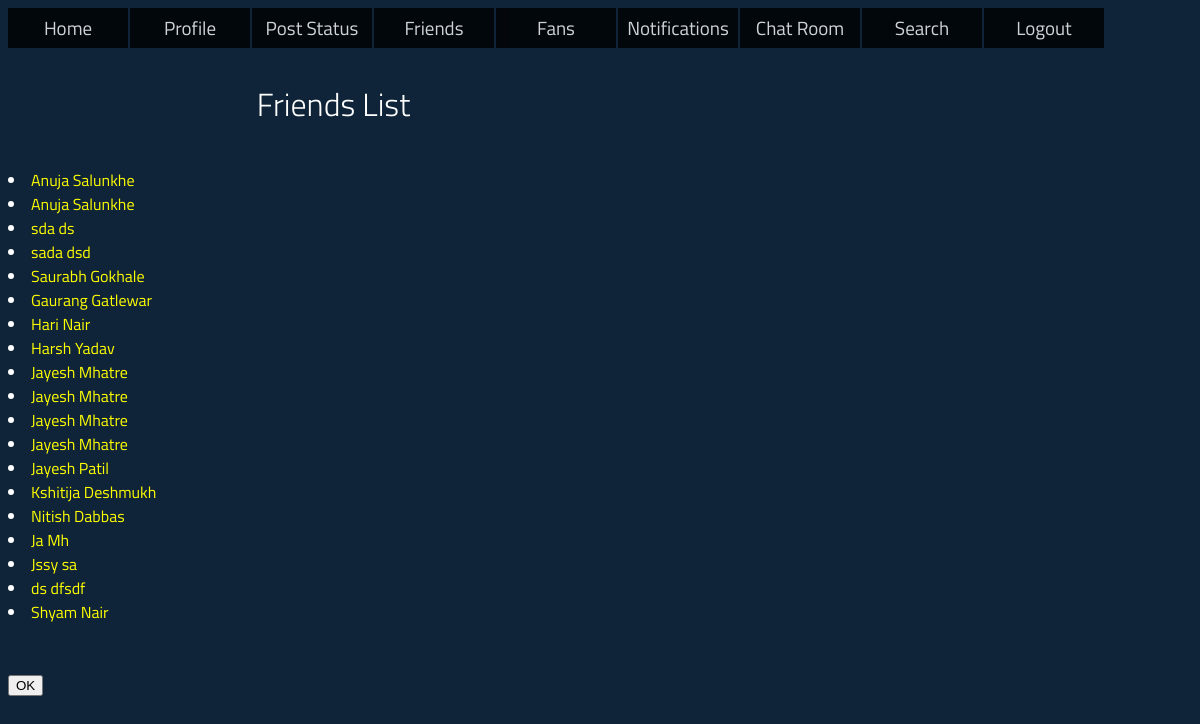
/login-system/members.php (signed in), run on the app's committed database.
### tables this page shows
CREATE TABLE `users` (
  `FirstName` varchar(30) DEFAULT NULL,
  `LastName` varchar(30) DEFAULT NULL,
  `username` varchar(15) NOT NULL,
  `password` varchar(15) DEFAULT NULL,
  `age` int(11) DEFAULT NULL,
  `city` varchar(20) DEFAULT NULL,
  `EmailId` varchar(50) DEFAULT NULL,
  `Interests` varchar(100) DEFAULT NULL,
  `privacy` int(11) DEFAULT NULL,
  `country` varchar(20) DEFAULT NULL,
  `State` varchar(100) DEFAULT NULL,
  `photo` longblob,
  PRIMARY KEY (`username`),
  KEY `city` (`city`,`country`)
);

### login-system/members.php (the view, shortened to what this page needs)
<?php
$conn = new mysqli("localhost", "root", "jayesh", "project");
if ( $_SESSION['logged_in'] != 1 ) {
  $_SESSION['message'] = "You must log in before viewing your profile page!";
  header("location: error.php");
}
else {
$sql = "select * from users";
$query = mysqli_query($conn,$sql);
}
?>
<!DOCTYPE html>
<html>
<head>
  <?php include ('navigation.php'); ?>
</head>
<body><br><br>
    <br><form method="post" autocomplete="off" action="profile1.php">
        <div style="width:55%">
    <h1>Friends List</h1>
        <?php while ($row = mysqli_fetch_array($query,MYSQLI_ASSOC)) {?>
    <li><a href="/Sport/login-system/friends-profile.php?username=<?php echo $row['username']; ?>"><?php echo $row['FirstName']." ".$row['LastName']; ?></a></li>
        <?php }
        ?>
        <br><br>
        <button type="submit" class="" name="ok"/>OK</button></div></form>
</body>
</html>

### login-system/navigation.php (shortened to what this page needs)
<!DOCTYPE html>
<html>
    <link href='nav-style.css' rel='stylesheet'>
    <ul>
        <li><a href="profile1.php">Home</a></li>
    <li><a>Profile</a>
    <li><a href="post-status.php">Post Status</a></li>
    <li><a href="friends.php">Friends</a></li>
    <li><a href="members.php">Fans</a></li>
    <li><a href="notifications.php">Notifications</a></li>
    <li><a href="chatroom.php">Chat Room</a></li>
    <li><a href="search.php">Search</a></li>
    <li><a href="logout.php">Logout</a></li>
    </ul>
</html>

### login-system/nav-style.css (style rules this page uses)
body { background: url('http://clevertechie.com/img/bnet-bg.jpg') no-repeat; background-size: cover; font-family: 'Titillium Web', sans-serif; color: white; }
ul { margin: 0px; padding: 0px; list-style: none; }
ul li { float: left; width: 120px; height: 40px; background-color: black; opacity: .8; line-height: 40px; text-align: center; font-size: 19px; margin-right: 2px; }
ul li a { text-decoration: none; color: white; display: block; }

### login-system/css/style.css (style rules this page uses)
*, *:before, *:after { box-sizing: border-box; }
html { overflow-y: scroll; }
body { background: #ffffff; font-family: 'Titillium Web', sans-serif; background:url('http://clevertechie.com/img/bnet-bg.jpg') #0f2439 no-repeat center top; }
a { text-decoration: none; color: yellow; -webkit-transition: .5s ease; transition: .5s ease; }
h1 { text-align: center; color: #ffffff; font-weight: 300; margin: 0 0 40px; }

### data on the page
users: FirstName "Anuja", LastName "Salunkhe"
users: FirstName "Anuja", LastName "Salunkhe"
users: FirstName "sda", LastName "ds"
users: FirstName "sada", LastName "dsd"
users: FirstName "Saurabh", LastName "Gokhale"
users: FirstName "Gaurang", LastName "Gatlewar"
users: FirstName "Hari", LastName "Nair"
users: FirstName "Harsh", LastName "Yadav"
users: FirstName "Jayesh", LastName "Mhatre"
users: FirstName "Jayesh", LastName "Mhatre"
users: FirstName "Jayesh", LastName "Mhatre"
users: FirstName "Jayesh", LastName "Mhatre"
users: FirstName "Jayesh", LastName "Patil"
users: FirstName "Kshitija", LastName "Deshmukh"
users: FirstName "Nitish", LastName "Dabbas"
users: FirstName "Ja", LastName "Mh"
users: FirstName "Jssy", LastName "sa"
users: FirstName "ds", LastName "dfsdf"
users: FirstName "Shyam", LastName "Nair"
